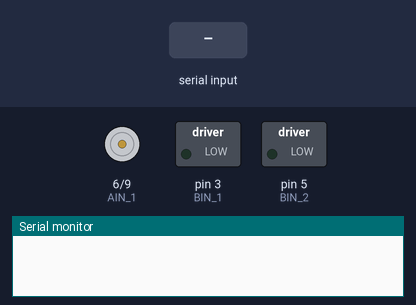
Bench run of a sketch on a simulated Arduino Uno, built with avr-gcc and run on an emulated ATmega328P. Parts: motor-driver pin pairs drawn as motors (green arrow = first pin HIGH = forward, orange = second pin HIGH = backward, longer = more drive), switched loads named in the sketch (green lamp = pin HIGH), the last lines printed to the serial monitor. Inputs (shaded band) come from the test bench.

Above: at 1.2 s.
1.3 s: "d90\n" received over Serial
At 1.9 s:
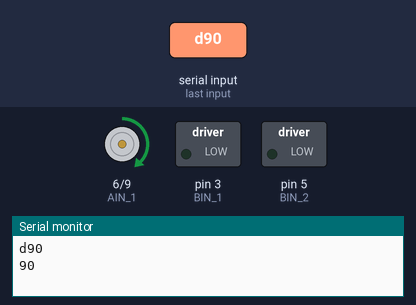
2.8 s: "d,45\n" received over Serial
At 3.1 s:
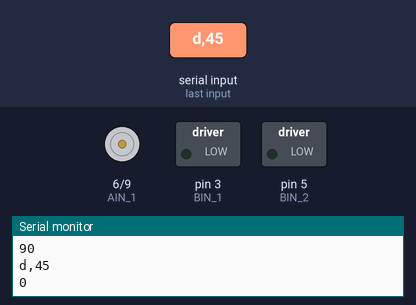
Timing chart, 0 to 5.8 s (numbered marks = the images above; inputs shaded):
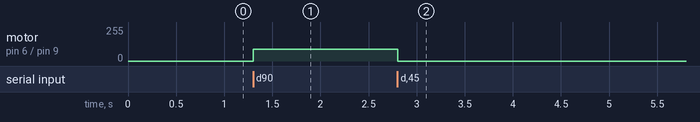

Measured:
- after the input at 1.3 s, motor on pin 6 (AIN_1) / pin 9 (AIN_2): stopped → forward 90/255 at once
- after the input at 2.8 s, motor on pin 6 (AIN_1) / pin 9 (AIN_2): forward 90/255 → stopped at once

The sketch:

Arduino-HC05.ino
```cpp
#define BUFSIZE 8

int BIN_1 = 3;
int BIN_2 = 5;
int AIN_1 = 6;
int AIN_2 = 9;

int MAX_PWM_VOLTAGE = 240;
int LOW_PWM_VOLTAGE = 35;

int speed = 80;
/**
 * min -255 max 255
 * D104 motore DX vel 104
 *
 * D33
 */
// buffer di ricezione con spazio per il terminatore
char rxBuffer[BUFSIZE+1];
// numero di caratteri in rxBuffer
int numReceived = 0;

void setup() {
    pinMode(BIN_1, OUTPUT);
    pinMode(BIN_2, OUTPUT);
    pinMode(AIN_1, OUTPUT);
    pinMode(AIN_2, OUTPUT);
    Serial.begin(9600);
}

void loop() {

  checkCommands();
/*
    if(Serial.available())
    {
      int val = Serial.read();

      switch(val)
      {
        case '1':
          digitalWrite(AIN_2, LOW);
          analogWrite(AIN_1, MAX_PWM_VOLTAGE);
          Serial.write('F');
          break;
        case '3':
          analogWrite(AIN_2, MAX_PWM_VOLTAGE);
          digitalWrite(AIN_1, LOW);
          Serial.write('R');
          break;
        case '2':
          digitalWrite(AIN_2, LOW);
          digitalWrite(AIN_1, LOW);
          Serial.write('S');
          break;
      }
    }*/
}

// Controlla se ci sono caratteri in arrivo sulla seriale, se ci sono li aggiunge al buffer se ci stanno
// tranne CR nel qual caso cerca di eseguire il comando
void checkCommands()
{
  int val = Serial.read();
  if(val == '\n')
  {
    //return: cerca di eseguire il comando nel buffer
    rxBuffer[numReceived] = '\0';// termina la stringa
    Serial.println(rxBuffer);

    numReceived = 0;
    interpreta();
  }
  else if (val != -1)
  {
    // aggiungi al buffer
    if(numReceived < BUFSIZE)
    {
      rxBuffer[numReceived] = val;
      numReceived++;
    }
  }
}
void interpreta()
{
  int arg = 0;
  switch(rxBuffer[0])
  {
    case 'd':
       arg = atoi(&rxBuffer[1]); // atoi legge fino a che non trova il terminatore \0
       Serial.println(arg);
       if(arg < -255)
       {
        arg == -255;
       }
       else if(arg > 255)
       {
        arg == 255;
       }

       if(arg < 0)
       {

          analogWrite(AIN_2, -arg);
          digitalWrite(AIN_1, LOW);
       }
       else
       {
          analogWrite(AIN_1, arg);
          digitalWrite(AIN_2, LOW);
       }

      break;

    case 's':

      break;

    default:
      break;
  }
}
```
